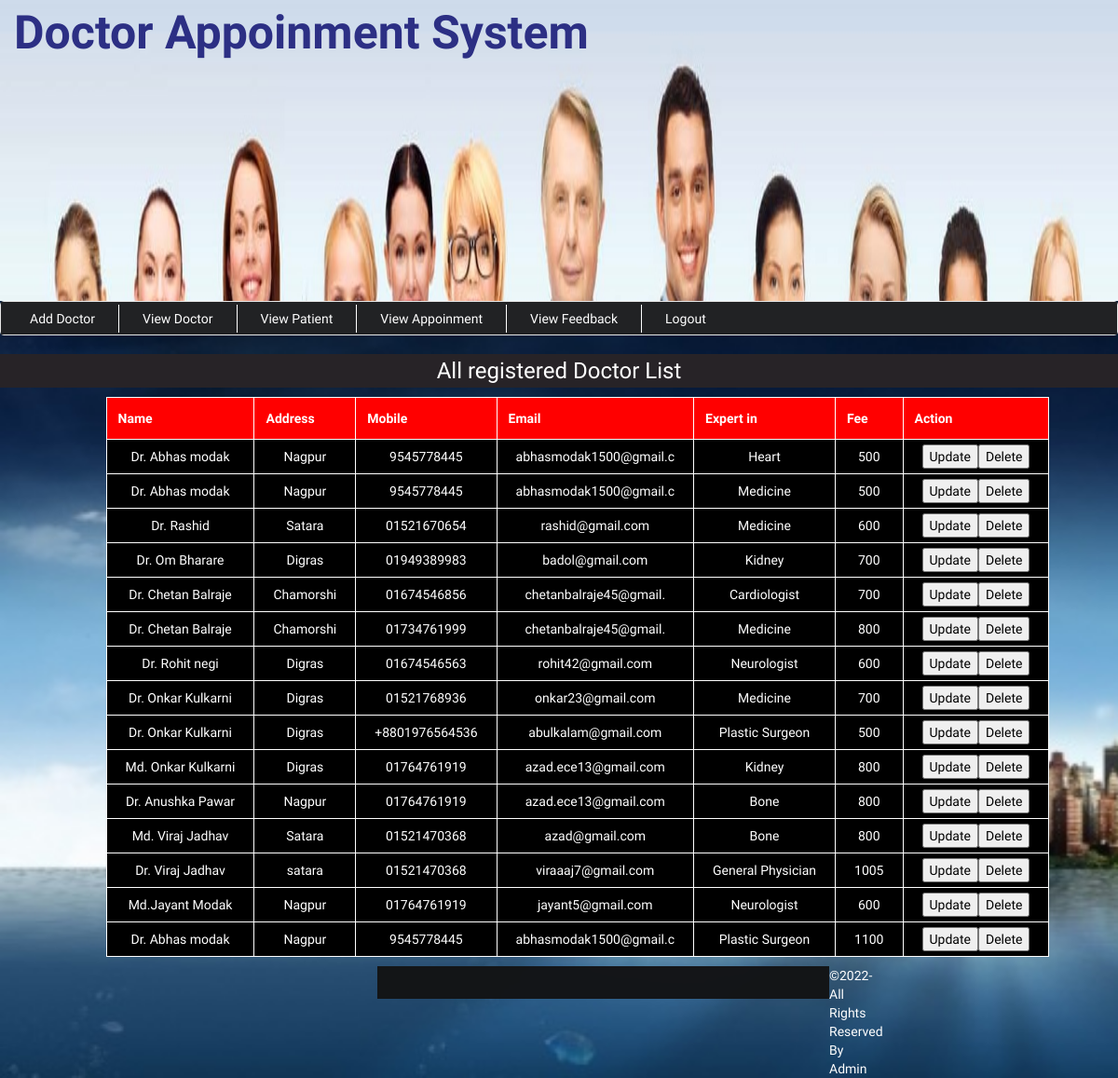
/admin/viewDoctor.php (signed in), run on the app's committed database.
### tables this page shows
CREATE TABLE `doctor` (
  `doc_id` int(22) NOT NULL,
  `doctor_id` varchar(22) NOT NULL,
  `name` varchar(22) NOT NULL,
  `address` varchar(100) NOT NULL,
  `contact` varchar(14) NOT NULL,
  `email` varchar(22) NOT NULL,
  `expertise` varchar(22) NOT NULL,
  `id` int(11) NOT NULL,
  `fee` varchar(111) NOT NULL,
  `userid` varchar(22) NOT NULL,
  `password` varchar(22) NOT NULL,
  `pic` varchar(251) NOT NULL
);

### admin/viewDoctor.php (the view, shortened to what this page needs)
<?php include('header.php'); ?>
	<div class="dashboard" style="background-color:#fff;">
		<h3 class="text-center" style="background-color:#272327;color: #fff;padding: 5px;">All registered Doctor List</h3>
	</div>
			<div class="all_user" style="margin-top:0px; margin-left: 40px;">
				<?php
					include('../config.php');
					$sql = " SELECT * FROM doctor";
					$result = mysqli_query($conn,$sql);
					$count = mysqli_num_rows($result);
					if($count>=1){
						echo "<table border='1' align='center' cellpadding='32'>
							<tr>
								<th>Name</th>
								<th>Address</th>
								<th>Mobile</th>
								<th>Email</th>
								<th>Expert in</th>
								<th>Fee</th>
								<th>Action</th>
							</tr>";
						while($row=mysqli_fetch_array($result)){
								echo "<tr>";
								echo "<td>".$row['name']."</td>";
								echo "<td>".$row['address']."</td>";
								echo "<td>".$row['contact']."</td>";
								echo "<td>".$row['email']."</td>";
								echo "<td>".$row['expertise']."</td>";
								echo "<td>".$row['fee']."</td>";
								echo "<td><button type='submit' name='submit' style='color:#000;'>Update</button><button type='submit' name='submit' style='color:#000;'>Delete</button></td>";
								echo "</tr>";
						}
						echo "</table>";
					}
					else{
						print "<p align='center'>Sorry, No match found for your search result..!!!</p>";
					}
					?>
			</div>
 <?php include('footer.php'); ?>
	</div>
</body>
</html>

### admin/style.css (style rules this page uses)
body { font-family: 'El Messiri', sans-serif; background:url(../img/bg3.jpg) fixed no-repeat; background-size:cover; }
table { border-collapse: collapse; background-color: darkred; }
table,th,td { border: 1px solid #fff;width:;margin: 10px auto; }
th { background-color: red;color: white; padding:12px; }
td { padding: 5px 20px; text-align: center; color: white; background-color:black; }

### data on the page
doctor: name "Dr. Abhas modak", address "Nagpur", contact "9545778445", email "abhasmodak1500@gmail.c", expertise "Heart", fee "500"
doctor: name "Dr. Abhas modak", address "Nagpur", contact "9545778445", email "abhasmodak1500@gmail.c", expertise "Medicine", fee "500"
doctor: name "Dr. Rashid", address "Satara", contact "01521670654", email "rashid@gmail.com", expertise "Medicine", fee "600"
doctor: name "Dr. Om Bharare", address "Digras", contact "01949389983", email "badol@gmail.com", expertise "Kidney", fee "700"
doctor: name "Dr. Chetan Balraje", address "Chamorshi", contact "01674546856", email "chetanbalraje45@gmail.", expertise "Cardiologist", fee "700"
doctor: name "Dr. Chetan Balraje", address "Chamorshi", contact "01734761999", email "chetanbalraje45@gmail.", expertise "Medicine", fee "800"
doctor: name "Dr. Rohit negi", address "Digras", contact "01674546563", email "rohit42@gmail.com", expertise "Neurologist", fee "600"
doctor: name "Dr. Onkar Kulkarni", address "Digras", contact "01521768936", email "onkar23@gmail.com", expertise "Medicine", fee "700"
doctor: name "Dr. Onkar Kulkarni", address "Digras", contact "+8801976564536", email "abulkalam@gmail.com", expertise "Plastic Surgeon", fee "500"
doctor: name "Md. Onkar Kulkarni", address "Digras", contact "01764761919", email "azad.ece13@gmail.com", expertise "Kidney", fee "800"
doctor: name "Dr. Anushka Pawar", address "Nagpur", contact "01764761919", email "azad.ece13@gmail.com", expertise "Bone", fee "800"
doctor: name "Md. Viraj Jadhav", address "Satara", contact "01521470368", email "azad@gmail.com", expertise "Bone", fee "800"
doctor: name "Dr. Viraj Jadhav", address "satara", contact "01521470368", email "viraaaj7@gmail.com", expertise "General Physician", fee "1005"
doctor: name "Md.Jayant Modak", address "Nagpur", contact "01764761919", email "jayant5@gmail.com", expertise "Neurologist", fee "600"
doctor: name "Dr. Abhas modak", address "Nagpur", contact "9545778445", email "abhasmodak1500@gmail.c", expertise "Plastic Surgeon", fee "1100"
